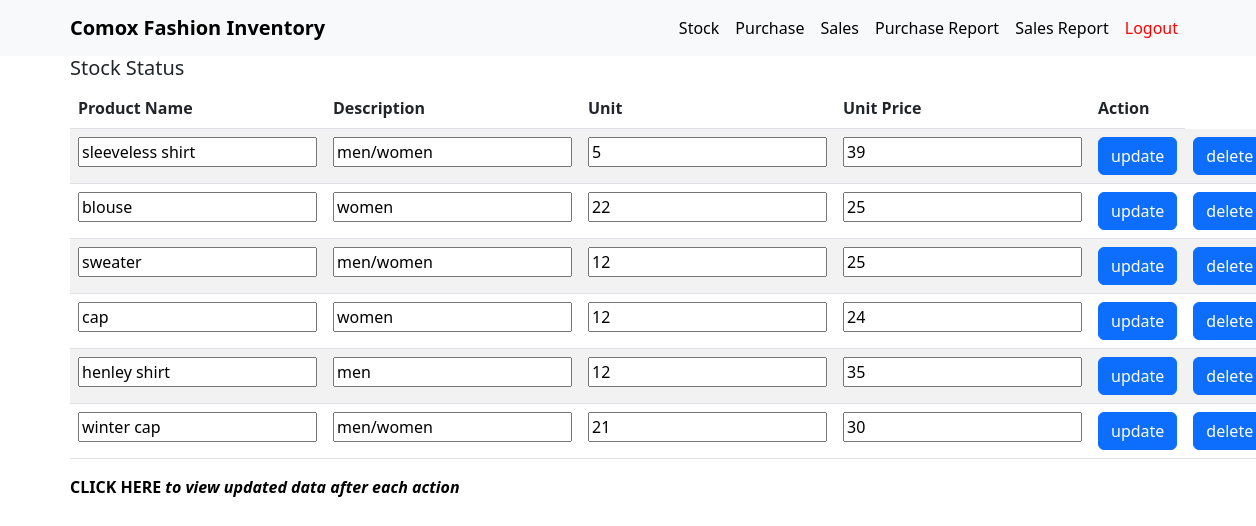
Page /home.php (signed in) on the committed database.
### tables this page shows
CREATE TABLE `product` (
  `id` int(11) NOT NULL,
  `name` varchar(100) NOT NULL,
  `des` varchar(100) NOT NULL,
  `unit` int(100) NOT NULL,
  `unitprice` int(100) NOT NULL,
  `created_at` timestamp NOT NULL DEFAULT current_timestamp()
);

### home.php (called while the page is built, shortened)
<?php
    include "header.php";
    include "db_conn.php";
$sql = "SELECT * FROM product";
$result = $conn -> query ($sql);
?>
<?php include "views/hometop.view.php" ?>
<?php require "modal/home.modal.php" ?>
<?php include "views/homebottom.view.php" ?>

### modal/home.modal.php (the view, shortened to what this page needs)
<?php
          if (mysqli_num_rows($result) > 0) {
            while($row = mysqli_fetch_assoc($result)) {
              ?>
             <form action="<?php echo $_SERVER['PHP_SELF']; ?>" method="post">
               <tr>
                <td><input type="text" name="update_name"  value="<?php echo $row['name'];?>"></td>
                <td><input type="text" name="update_des"  value="<?php echo $row['des'];?>"></td>
                <td><input type="number" name="update_unit"  value="<?php echo $row['unit'];?>"></td>
                <td><input type="number" name="update_unitprice"  value="<?php echo $row['unitprice'];?>"></td>
                <td><button type="submit" class="btn btn-primary" name="update_btn">update</button></td>
                <td><a  class="btn btn-primary" href="home.php?remove=<?php echo $row['id']; ?>">delete</a></td>
                </tr>
                </form>
                <?php }
        } else {
            echo "0 results";
        }
        ?>

### header.php (shortened to what this page needs)
<?php
if (isset($_SESSION['id']) && isset($_SESSION['user_name'])) {
 ?>
<?php include "views/header.view.php" ?>
<?php
} else{
     header("Location: index.php");
     exit();
}
 ?>

### views/header.view.php (shortened to what this page needs)
<!DOCTYPE html>
<html>
<head>
    <link href="https://cdn.jsdelivr.net/npm/bootstrap@5.2.0/dist/css/bootstrap.min.css" rel="stylesheet">
    <link rel="stylesheet" href="css/style.css">
</head>
<body>
<nav class="navbar navbar-expand-lg bg-light">
  <div class="container">
    <a class="navbar-brand" href="home.php">Comox Fashion Inventory</a>
    <div class="collapse navbar-collapse" id="navbarSupportedContent">
      <ul class="navbar-nav ms-auto mb-2 mb-lg-0">
        <li class="nav-item">
          <a class="nav-link" href="home.php">Stock</a>
        </li>
        <li class="nav-item">
          <a class="nav-link" href="purchase.php">Purchase</a>
        </li>
        <li class="nav-item">
          <a class="nav-link"  href="sales.php">Sales</a>
        </li>
        <li class="nav-item">
          <a class="nav-link"  href="purchase_report.php">Purchase Report</a>
        </li>
        <li class="nav-item">
          <a class="nav-link"  href="sales_report.php">Sales Report</a>
        </li>
        <li class="nav-item">
          <a class="nav-link" style="color:red!important;"  href="logout.php">Logout</a>
        </li>
      </ul>
    </div>
  </div>
</nav>
</body>
</html>

### views/hometop.view.php (shortened to what this page needs)
<html>
<head>
</head>
<body>
    <div class="container">
    <h5>Stock Status</h5>
    <table class="table table-striped">
  <thead>
    <tr>
      <th scope="col">Product Name</th>
      <th scope="col">Description</th>
      <th scope="col">Unit</th>
      <th scope="col">Unit Price</th>
      <th scope="col">Action</th>
    </tr>
  </thead>
  <tbody>

### views/homebottom.view.php
</tbody>
</table>
<a class="navbar-brand" href="home.php"><b>CLICK HERE</b> <i>to view updated data after each action</i></a>
</div>
</body>
</html>

### css/style.css (style rules this page uses)
a.nav-link { color: black; font-weight: 500; }
a.navbar-brand { color: black; font-weight: 700; }

### rows in the picture
product: update_name "sleeveless shirt", update_des "men/women", update_unit "5", update_unitprice "39"
product: update_name "blouse", update_des "women", update_unit "22", update_unitprice "25"
product: update_name "sweater", update_des "men/women", update_unit "12", update_unitprice "25"
product: update_name "cap", update_des "women", update_unit "12", update_unitprice "24"
product: update_name "henley shirt", update_des "men", update_unit "12", update_unitprice "35"
product: update_name "winter cap", update_des "men/women", update_unit "21", update_unitprice "30"
